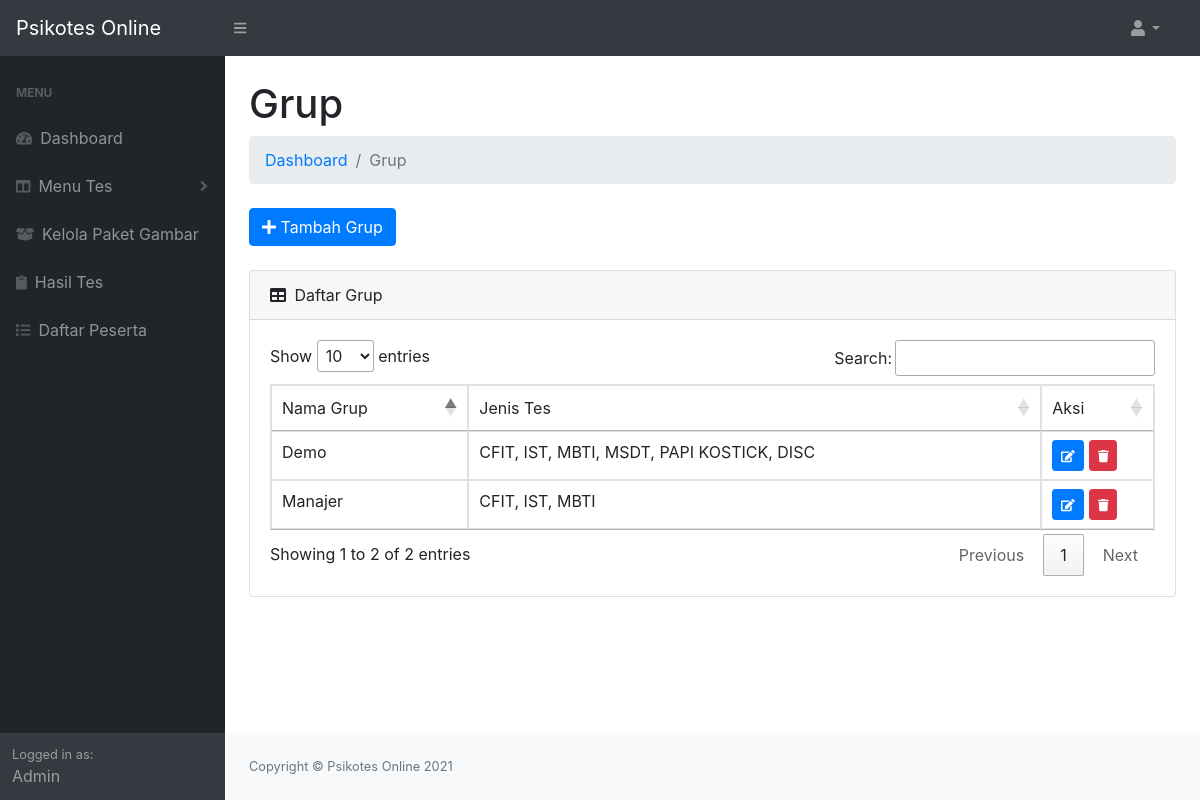
/admin/kelola-grup.php, run on the app's committed database.
### tables this page shows
CREATE TABLE `tbl_grup` (
  `id_grup` int(11) NOT NULL,
  `nama_grup` text NOT NULL,
  `jenis_tes` varchar(41) NOT NULL
);

### admin/kelola-grup.php (the view, shortened to what this page needs)
<?php
include("../koneksi.php");
?>
<!DOCTYPE html>
<html lang="en">
    <head>
        <?php
        include("header.php");
        ?>
    </head>
    <body class="sb-nav-fixed">
        <?php
        include("sidebar.php");
        ?>
            <div id="layoutSidenav_content">
                <main>
                    <div class="container-fluid">
                        <h1 class="mt-4">Grup</h1>
                        <ol class="breadcrumb mb-4">
                            <li class="breadcrumb-item"><a href="dashboard.php">Dashboard</a></li>
                            <li class="breadcrumb-item active">Grup</li>
                        </ol>
                        <div class="row mb-4 ml-0">
                        <a class="btn btn-primary" href="add-grup.php"><i class="fa fa-plus"></i> Tambah Grup</a>
                        </div>
                        <div class="card mb-4">
                            <div class="card-header">
                                <i class="fas fa-table mr-1"></i>
                                Daftar Grup
                            </div>
                            <div class="card-body">
                                <div class="table-responsive">
                                    <table class="table table-bordered" id="dataTable" width="100%" cellspacing="0">
                                        <thead>
                                            <td>Nama Grup</td>
                                            <td width="65%">Jenis Tes</td>
                                            <td>Aksi</td>
                                        </thead>
                                        <?php
                                        $listDataGrup = mysqli_query($db, "SELECT * FROM `tbl_grup`");
                                        if (mysqli_num_rows($listDataGrup) > 0 ) {
                                            while($data = mysqli_fetch_array($listDataGrup)) {
                                        ?>
                                        <tr>
                                            <td><?php echo $data['nama_grup'];?></td>
                                            <td><?php echo $data['jenis_tes'];?></td>
                                            <td>
                                                <a href="edit-grup.php?id=<?php echo $data['id_grup'];?>" class="btn btn-primary btn-sm">
                                                    <i class="fa fa-edit fa-sm"></i>
                                                </a>
                                                <a href="hapus-grup.php?id=<?php echo $data['id_grup'];?>" class="btn btn-danger btn-sm">
                                                    <i class="fa fa-trash fa-sm"></i>
                                                </a>
                                            </td>
                                        </tr>
                                        <?php
                                            }
                                        }
                                        ?>
                                    </table>
                                </div>
                            </div>
                        </div>
                    </div>
                </main>
                <footer class="py-4 bg-light mt-auto">
                    <div class="container-fluid">
                        <div class="d-flex align-items-center justify-content-between small">
                            <div class="text-muted">Copyright &copy; Psikotes Online 2021</div>
                        </div>
                    </div>
                </footer>
            </div>
        </div>
    </body>
</html>

### data on the page
tbl_grup: nama_grup "Demo", jenis_tes "CFIT, IST, MBTI, MSDT, PAPI KOSTICK, DISC"
tbl_grup: nama_grup "Manajer", jenis_tes "CFIT, IST, MBTI"
